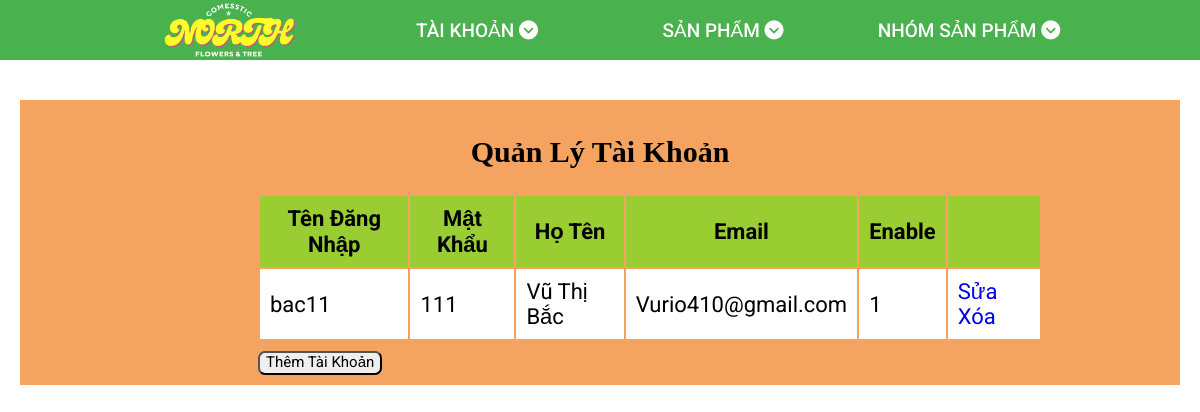
The app's page /taikhoan.php with its own data.
### tables this page shows
CREATE TABLE `taikhoan` (
  `tendangnhap` varchar(50) NOT NULL,
  `matkhau` varchar(50) NOT NULL,
  `hoten` varchar(100) DEFAULT NULL,
  `email` varchar(100) DEFAULT NULL,
  `enable` tinyint(1) NOT NULL DEFAULT 1
);

### ketnoi.php (called while the page is built, shortened)
<?php
   class ketnoi{
   private    $servername = "localhost";
   private  $username = "root";
   private   $password = "";
   private  $dbname = "vuthibacdk12cntt2";
    function __construct(){
    $this->conn = mysqli_connect( $this->servername,  $this->username,  $this->password,  $this->dbname);
}}
    ?>

### function_taikhoan.php (called while the page is built, shortened)
<?php
include "ketnoi.php";
class taikhoan extends ketnoi{
function hienthi(){
    $sql = "SELECT * FROM `taikhoan`";
    $result = mysqli_query($this->conn,$sql);
    return $result;
}
};

### taikhoan.php (the view, shortened to what this page needs)
<?php include "headerquantri.php";?>
<?php
   include "function_taikhoan.php";
$taikhoan = new taikhoan();
$result = $taikhoan->hienthi();
$count= mysqli_num_rows($result);
    ?>
<!DOCTYPE html>
<html lang="en">
<head>
</head>
<body>
    <div class="example">
        <div class="container">
            <div class="row">
                <h2>Quản Lý Tài Khoản </h2>
                <table class="table table-bordered">
                    <thead>
                        <tr>
                            <th>Tên Đăng Nhập</th>
                            <th>Mật Khẩu</th>
                            <th>Họ Tên</th>
                            <th>Email</th>
                            <th>Enable</th>
                            <th> </th>
                        </tr>
                    </thead>
                    <tbody>
                        <?php if ($count > 0){
                        while ($row = mysqli_fetch_assoc($result)) { ?>
                            <tr>
                                <td>
                                    <?PHP echo $row["tendangnhap"] ?>
                                </td>
                                <td>
                                    <?PHP echo $row["matkhau"] ?>
                                </td>
                                <td>
                                    <?PHP echo $row["hoten"] ?>
                                </td>
                                <td>
                                    <?PHP echo $row["email"] ?>
                                </td>
                                <td>
                                    <?PHP echo $row["enable"] ?>
                                </td>
                                <td>
                                    <a href="suataikhoan.php?tendangnhap=<?PHP echo $row["tendangnhap"] ?>" style="text-decoration: none">Sửa</a>
                                    <a href="xoaform.php?tendangnhap=<?PHP echo $row["tendangnhap"] ?>" style="text-decoration: none">Xóa</a>
                                </td>
                            </tr>
                        <?PHP
                    }
                     } ?>
                    </tbody>
                </table>
              <button>  <a href="form.php" style="text-decoration: none; color: black; ">Thêm Tài Khoản</a></button>
            </div>
        </div>
    </div>
</body>
</html>

### assets/css/grid.css (style rules this page uses)
.row { display: flex; flex-wrap: wrap; margin-left: -4px; margin-right: -4px; }
@media (min-width: 740px) { .row { margin-left: -8px; margin-right: -8px; } }
@media (min-width: 1113px) { .row { margin-left: -12px; margin-right: -12px; } }

### assets/css/main.css (style rules this page uses)
.container { margin-top: 40px; }

### assets/css/base.css (style rules this page uses)
:root { --green-color:#49b14d; --white-color:#fff; --black-color:#000; --header-height:180px; --header-top-height:38px; --header-center-height: 80px; --header-bottom-height:calc(var(--header-height) - (var(--header-top-height) + var(--header-center-height))) }
* { box-sizing: border-box; }
html { font-size: 62.5%; font-family: 'Roboto', sans-serif; line-height: 1.6rem; margin: 0 auto; }

### taikhoan.php (style rules this page uses)
.container { background-color: sandybrown; padding-bottom: 10px; }
.container th,.container tr,.container h2,.container td { color: black; border-color: black; }
.container th { text-align: center; background-color: yellowgreen; border-color: black !important; }
.container h2 { text-align: center; width: 100%; padding-top: 10px; font-weight: 700; font-family: Cambria, Cochin, Georgia, Times, 'Times New Roman', serif; font-size: 30px; }
.container td { background-color: white; }
.container button { border-radius: 7px; margin-left: 250px; margin-top: 10px; font-size: 15px; }
.example { padding: 0px 20px 0px 20px; }
.table { padding: 0px 150px 0px 250px; font-size: 22px; }
th,td { padding: 10px; }

### records on screen
taikhoan: tendangnhap "bac11", matkhau "111", hoten "Vũ Thị Bắc", email "Vurio410@gmail.com", enable "1"
